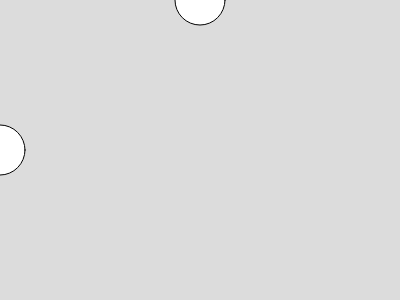
Frame 1 (no input)
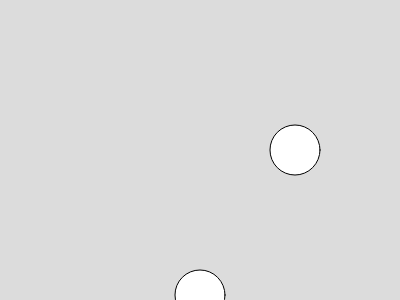
Frame 60 (no input)
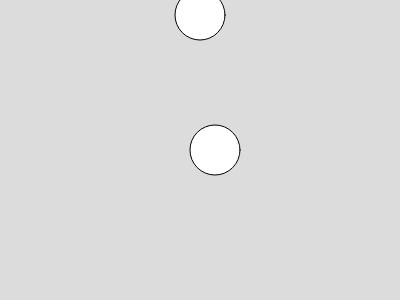
Frame 120 (the mouse pressed at the canvas centre since frame 60)

The p5.js sketch that drew these frames (run headless with seeded random() and noise() and a simulated clock; from frame 60 on, the mouse is pressed at the canvas centre):

// p5.js sketch
// ── sketch.js
let x =0;
let y = 0;
let velocidadx = 5;
let velocidad = 5;
function setup() {
    createCanvas(400, 300);
}
function draw() {
    background(220);
    
    circle(200, x, 50);
    x += velocidadx;
    if(x > height || x < 0){
        velocidadx = - velocidadx;
    }

    circle(y, 150, 50);
    y += velocidad;
    if(y > width || y < 0){
        velocidad = - velocidad;
    }
}
